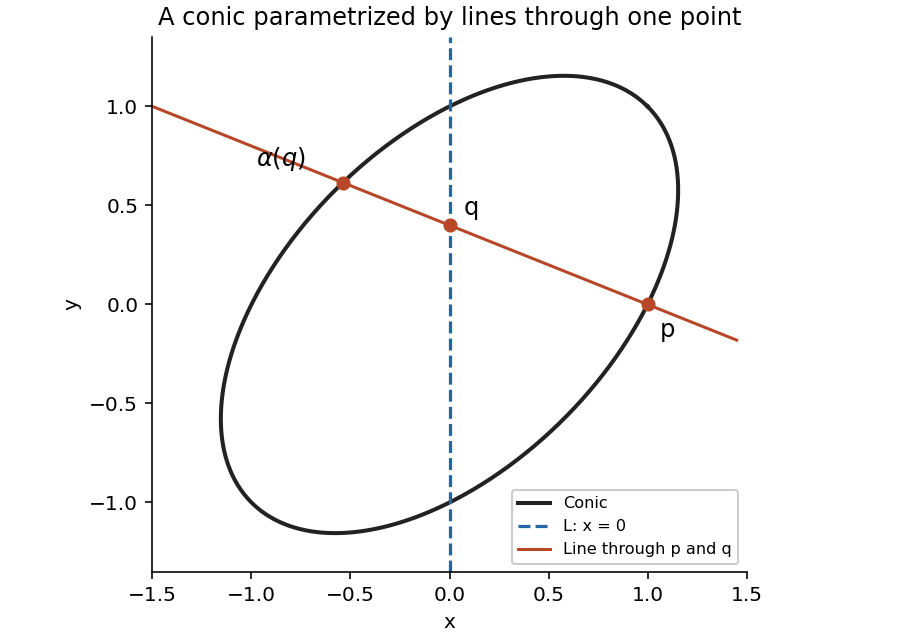

Write the Python code that produced this figure.
"""Python3.14, numpy2.3, matplotlib3.10; write matching PNG to output CWD."""
import numpy as np
import matplotlib
matplotlib.use('Agg')
import matplotlib.pyplot as plt
from pathlib import Path
phi=np.linspace(0,2*np.pi,800)
x=np.cos(phi)+np.sin(phi)/np.sqrt(3)
y=np.cos(phi)-np.sin(phi)/np.sqrt(3)
r=.4;den=r*r+r+1
p=(1,0);q=(0,r);a=((r*r-1)/den,r*(r+2)/den)
fig,ax=plt.subplots(figsize=(6.2,4.4),layout='constrained',facecolor='white')
ax.plot(x,y,color='#222222',lw=2,label='Conic')
ax.axvline(0,color='#2465a4',lw=1.6,ls='--',label='L: x = 0')
xx=np.linspace(-1.5,1.45,200);ax.plot(xx,r*(1-xx),color='#b74726',lw=1.5,label='Line through p and q')
for (xx,yy),lab,off in [(p,'p',(6,-16)),(q,'q',(7,5)),(a,r'$\alpha(q)$',(-43,8))]:
 ax.plot(xx,yy,'o',color='#b74726',ms=6);ax.annotate(lab,(xx,yy),xytext=off,textcoords='offset points',fontsize=12)
ax.set(xlim=(-1.5,1.5),ylim=(-1.35,1.35),xlabel='x',ylabel='y',title='A conic parametrized by lines through one point')
ax.set_aspect('equal');ax.set_facecolor('white');ax.spines[['top','right']].set_visible(False);ax.legend(loc='lower right',fontsize=8,framealpha=1)
fig.savefig(Path(__file__).with_suffix('.png').name,dpi=145,facecolor='white')
